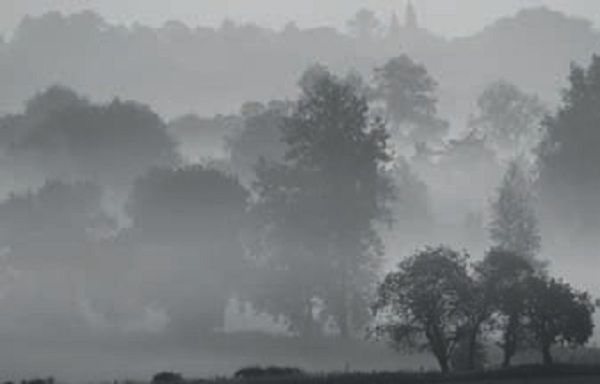
%> input picture DIP_LAB_EXPS/dip_img.jpeg, 600 x 384 px
$ octave histogram_stretching.m   (GNU Octave 9; MATLAB toolbox functions it lacks are replaced by stand-ins)
%> lines starting %> are read from the running program, lines starting %| are printed output that depends on the picture
clc;
clear;

I = imread('dip_img.jpeg');
%> I is the input picture: size 384x600x3 uint8; mean R, G, B 127.5, 130.9, 133.1
I_gray = rgb2gray(I);

Smin = 20;
Smax = 255;

[row, col] = size(I_gray);                       % Size of gray image
%> row = 384; col = 600
len = row * col;                                % Total number of pixels
%> len = 230400
I_vec = I_gray(:);                              % Vectorinzing the matrix
I_sort = sort(I_vec);                           % Sorting the values in ascending values
I_unq = unique(I_sort);                         % Finding unique values
%> I_unq = 161 values from 39 to 199

Imin = min(I_unq);
%> Imin = 39
Imax = max(I_unq);
%> Imax = 199

% Slope
Slope = (Smax-Smin)./(Imax-Imin);
%> Slope = 1
S_new = Slope.*(I_unq-Imin)+Smin;
%> S_new = 161 values from 20 to 180

% Stretching
I_stretched = zeros(row,col);
for jj = 1:length(I_unq)
    I_stretched(I_gray == I_unq(jj)) = S_new(jj);
end
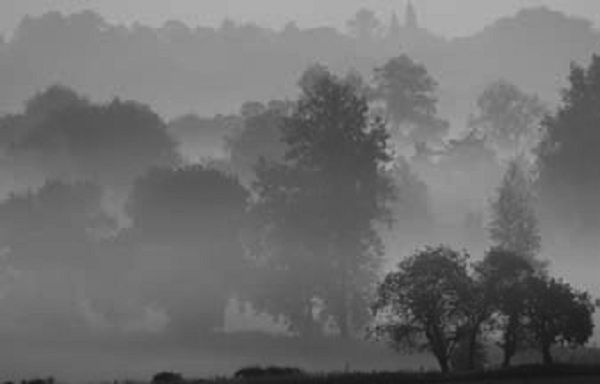
%> I_stretched: size 384x600 double; min 20, max 180, mean 111.1

I_stretched = uint8(I_stretched);
%> I_stretched: size 384x600 uint8
figure;
subplot(2,2,1)
imshow(I_gray)
title('Original')
subplot(2,2,2)
imshow(I_stretched)
title('Stretched')
subplot(2,2,3)
histogram(I_gray)
subplot(2,2,4)
histogram(I_stretched)
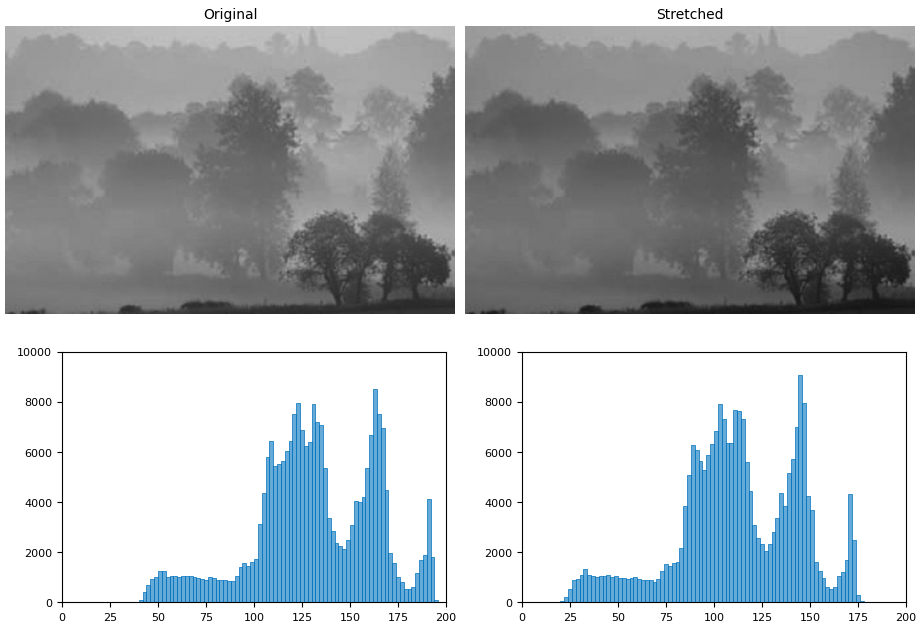
%> figure redrawn from the program's plot data, 4 panels
